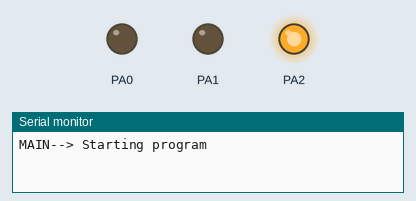
Bench run of a program on a simulated ATmega32, built with avr-gcc and emulated at 16 MHz. Parts: output pins drawn as LEDs (lit = HIGH), the last lines printed to the serial monitor.

Above: at 0.5 s.
At 10.6 s:
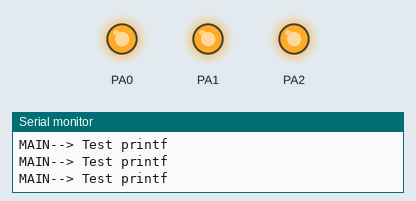
Timing chart, 0 to 12.7 s (numbered marks = the images above):
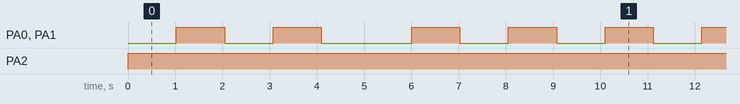

Measured:
- by itself, PA0, PA1: repeats every 11.1 s: LOW 1.0 s, HIGH 1.0 s, LOW 1.9 s, 3 × (HIGH 1.0 s, LOW 1.0 s), HIGH 1.0 s
- by itself, PA2: LOW → HIGH at 0.00 s
- by itself, everything shown: repeats every 11.0 s, in 10 steps

The program:

main.c
```c
// (licence header left out)
#include <stdio.h>
#include <string.h>

#include <led.h>
#include <timers.h>
#include <comm.h>
#include <printf_setup.h>

#define SYSTICK_FREQ 1000 ///< Frequency of the SysTick set at 1kHz.
#define COMM_BAUD_RATE 115200UL ///< Baud rate for communication with PC

void softTimerCallback(void);

#define DEBUG

#ifdef DEBUG
#define print(str, args...) printf("MAIN--> "str"%s",##args,"\r")
#define println(str, args...) printf("MAIN--> "str"%s",##args,"\r\n")
#else
#define print(str, args...) (void)0
#define println(str, args...) (void)0
#endif


/**
 * @brief Main function
 * @return
 */
int main(void) {

  COMM_Init(COMM_BAUD_RATE);

  printfSetup();

  println("Starting program");

  TIMER_Init(SYSTICK_FREQ); // Initialize timer

  // Add a soft timer with callback running every 1000ms
  int8_t timerID = TIMER_AddSoftTimer(1000, softTimerCallback);
  TIMER_StartSoftTimer(timerID);

	LED_Init(LED0); // Add an LED
	LED_Init(LED1); // Add an LED
	LED_Init(LED2); // Add an LED
	LED_ChangeState(LED2, LED_ON);

	while (1) {

	  TIMER_SoftTimersUpdate(); // run timers
	}
}

/**
 * @brief Callback function called on every soft timer overflow
 */
void softTimerCallback(void) {

  LED_Toggle(LED1);
  LED_Toggle(LED0);


  println("Test printf");

}
```

comm.h
```c
// (licence header left out)
#ifndef COMM_H_
#define COMM_H_

#include <inttypes.h>

void    COMM_Init(uint32_t baud);
void    COMM_Putc(uint8_t c);
void    COMM_Puts(const char* s);
uint8_t COMM_Getc(void);
uint8_t COMM_GetFrame(uint8_t* buf, uint8_t* len);

#endif /* COMM_H_ */
```

fat.h
```c
// (licence header left out)
#ifndef FAT_H_
#define FAT_H_

#include <inttypes.h>

int8_t FAT_Init(void (*phyInit)(void),
    uint8_t (*phyReadSectors)(uint8_t* buf, uint32_t sector, uint32_t count),
    uint8_t (*phyWriteSectors)(uint8_t* buf, uint32_t sector, uint32_t count));

#endif /* FAT_H_ */
```

fifo.h
```c
// (licence header left out)
#ifndef FIFO_H_
#define FIFO_H_

#include <inttypes.h>

/**
 * @defgroup  FIFO FIFO
 * @brief     First in first out buffer functions
 */

/**
 * @addtogroup FIFO
 * @{
 */

/**
 * @brief FIFO structure typedef.
 */
typedef struct {
  uint16_t head;   ///< Head
  uint16_t tail;   ///< Tail
  uint8_t* buf;    ///< Pointer to buffer
  uint16_t len;    ///< Maximum length of FIFO
  uint16_t count;  ///< Current number of data elements
} FIFO_TypeDef;

uint8_t FIFO_Add      (FIFO_TypeDef* fifo);
uint8_t FIFO_Push     (FIFO_TypeDef* fifo, uint8_t c);
uint8_t FIFO_Pop      (FIFO_TypeDef* fifo, uint8_t* c);
uint8_t FIFO_IsEmpty  (FIFO_TypeDef* fifo);

/**
 * @}
 */

#endif /* FIFO_H_ */
```

led.h
```c
// (licence header left out)
#ifndef LED_H_
#define LED_H_

/**
 * @defgroup  LED LED
 * @brief     Light Emitting Diode control functions.
 */

/**
 * @addtogroup LED
 * @{
 */

/**
 * @brief LED enum - for identifying an LED.
 */
typedef enum {
  LED0,//!< LED0
  LED1,//!< LED1
  LED2,//!< LED2
  LED3,//!< LED3
  LED4,//!< LED4
  LED5,//!< LED5
  LED6,//!< LED6
  LED7,//!< LED7
  LED8,//!< LED8
  LED9,//!< LED9

} LED_Number_TypeDef;

/**
 * @brief State of an LED.
 */
typedef enum {
  LED_UNUSED, //!< LED_UNUSED LED not initialized
  LED_OFF,    //!< LED_OFF    Turn off LED
  LED_ON,     //!< LED_ON     Turn on LED
} LED_State_TypeDef;

void LED_Init         (LED_Number_TypeDef led);
void LED_Toggle       (LED_Number_TypeDef led);
void LED_ChangeState  (LED_Number_TypeDef led, LED_State_TypeDef state);

/**
 * @}
 */

#endif /* LED_H_ */
```

printf_setup.h
```c
// (licence header left out)
#ifndef APP_INC_PRINTF_SETUP_H_
#define APP_INC_PRINTF_SETUP_H_

void printfSetup(void);

#endif /* APP_INC_PRINTF_SETUP_H_ */
```

sdcard.h
```c
// (licence header left out)
#ifndef SDCARD_H_
#define SDCARD_H_

#include <inttypes.h>

/**
 * @defgroup  SD_CARD SD CARD
 * @brief     SD Card library functions
 */

/**
 * @addtogroup SD_CARD
 * @{
 */

void    SD_Init         (void);
uint8_t SD_ReadBlock    (uint32_t block, uint8_t* buf);
uint8_t SD_ReadSectors  (uint8_t* buf, uint32_t sector, uint32_t count);
uint8_t SD_WriteSectors (uint8_t* buf, uint32_t sector, uint32_t count);

/**
 * @}
 */

#endif /* SDCARD_H_ */
```

timers.h
```c
// (licence header left out)
#ifndef TIMERS_H_
#define TIMERS_H_

#include <inttypes.h>

/**
 * @defgroup  TIMER TIMER
 * @brief     Timing control functions
 */

/**
 * @addtogroup TIMER
 * @{
 */

void      TIMER_Init              (uint32_t freq);
void      TIMER_DelayUS           (uint32_t us);
void      TIMER_Delay             (uint32_t ms);
uint8_t   TIMER_DelayTimer        (uint32_t ms, uint32_t startTime);
int8_t    TIMER_AddSoftTimer      (uint32_t maxVal, void (*fun)(void));
void      TIMER_StartSoftTimer    (uint8_t id);
void      TIMER_SoftTimersUpdate  (void);
uint32_t  TIMER_GetTime           (void);
/**
 * @}
 */

#endif /* TIMERS_H_ */
```

utils.h
```c
// (licence header left out)
#ifndef UTILS_H_
#define UTILS_H_

#include <inttypes.h>

/**
 * @defgroup  UTILS UTILS
 * @brief     Common utility functions and macros
 */

/**
 * @addtogroup UTILS
 * @{
 */

void hexdump(uint8_t* buf, uint32_t length);

/**
 * @}
 */

#endif /* UTILS_H_ */
```

comm.c
```c
// (licence header left out)
#include <comm.h>
#include <fifo.h>
// HAL
#include <stdio.h>
#include <uart.h>

#ifndef DEBUG
  #define DEBUG
#endif

#ifdef DEBUG
  #define print(str, args...) printf("COMM--> "str"%s",##args,"\r")
  #define println(str, args...) printf("COMM--> "str"%s",##args,"\r\n")
#else
  #define print(str, args...) (void)0
  #define println(str, args...) (void)0
#endif

/**
 * @defgroup  COMM COMM
 * @brief     Communication with PC functions.
 */

/**
 * @addtogroup COMM
 * @{
 */

#define COMM_BUF_LEN     128     ///< COMM buffer lengths
#define COMM_TERMINATOR '\r'     ///< COMM frame terminator character

static uint8_t rxBuffer[COMM_BUF_LEN]; ///< Buffer for received data.
static uint8_t txBuffer[COMM_BUF_LEN]; ///< Buffer for transmitted data.

static FIFO_TypeDef rxFifo; ///< RX FIFO
static FIFO_TypeDef txFifo; ///< TX FIFO

static uint8_t gotFrame;  ///< Nonzero signals a new frame (number of received frames)

uint8_t COMM_TxCallback(uint8_t* c);
void    COMM_RxCallback(uint8_t c);

/**
 * @brief Initialize communication terminal interface.
 *
 * @param baud Required baud rate
 */
void COMM_Init(uint32_t baud) {

  // pass baud rate
  // callback for received data and callback for
  // transmitted data
  COMM_HAL_Init(baud, COMM_RxCallback, COMM_TxCallback);

  // Initialize RX FIFO
  rxFifo.buf = rxBuffer;
  rxFifo.len = COMM_BUF_LEN;
  FIFO_Add(&rxFifo);

  // Initialize TX FIFO
  txFifo.buf = txBuffer;
  txFifo.len = COMM_BUF_LEN;
  FIFO_Add(&txFifo);

}

/**
 * @brief Send a char to USART2.
 * @details This function can be called in stubs.c _write
 * function in order for printf to work
 *
 * @param c Char to send.
 */
void COMM_Putc(uint8_t c) {
  // disable IRQ so it doesn't screw up FIFO count - leads to errors in transmission
  COMM_HAL_IrqDisable;

  FIFO_Push(&txFifo,c); // Put data in TX buffer
  COMM_HAL_TxEnable();  // Enable low level transmitter

  // enable IRQ again
  COMM_HAL_IrqEnable;
}
/**
 * @brief Send string to USART
 * @param s String to send
 */
void COMM_Puts(const char* s) {

  while(*s) {
    COMM_Putc(*s++);
  }
  // CR for terminal
  COMM_Putc('\r');
}
/**
 * @brief Get a char from USART2
 * @return Received char.
 * @warning Blocking function! Waits until char is received.
 */
uint8_t COMM_Getc(void) {

  uint8_t c;

  while (FIFO_IsEmpty(&rxFifo) == 1); // wait until buffer is not empty
  // buffer not empty => char was received

//  USART_ITConfig(USART2, USART_IT_RXNE, DISABLE); // disable RX interrupt

  FIFO_Pop(&rxFifo,&c); // Get data from RX buffer

//  USART_ITConfig(USART2, USART_IT_RXNE, ENABLE); // enable RX interrupt

  return c;
}
/**
 * @brief Get a complete frame from USART2 (nonblocking)
 * @param buf Buffer for data (data will be null terminated for easier string manipulation)
 * @param len Length not including terminator character
 * @retval 0 Received frame
 * @retval 1 No frame in buffer
 * @retval 2 Frame error
 * TODO Add maximum length checking so as not to overflow
 */
uint8_t COMM_GetFrame(uint8_t* buf, uint8_t* len) {

  uint8_t c;
  *len = 0; // zero out length variable

  if (gotFrame) {
    while (1) {

      // no more data and terminator wasn't reached => error
      if (FIFO_IsEmpty(&rxFifo)) {
        *len = 0;
        println("Invalid frame");
        return 2;
      }
      FIFO_Pop(&rxFifo, &c);
      buf[(*len)++] = c;

      // if end of frame
      if (c == COMM_TERMINATOR) {
        (*len)--; // length without terminator character
        buf[*len] = 0; // USART terminator character converted to NULL terminator
        break;
      }

    }
    gotFrame--;
    return 0;

  } else {

    return 1;
  }

}
/**
 * @brief Callback for receiving data from PC.
 * @param c Data sent from lower layer software.
 */
void COMM_RxCallback(uint8_t c) {

  uint8_t res = FIFO_Push(&rxFifo, c); // Put data in RX buffer

  // Checking res to ensure no buffer overflow occurred
  if ((c == COMM_TERMINATOR) && (res == 0)) {
    gotFrame++;
  }
}
/**
 * @brief Callback for transmitting data to lower layer
 * @param c Transmitted data
 * @retval 0 There is no more data in buffer (stop transmitting)
 * @retval 1 Valid data in c
 */
uint8_t COMM_TxCallback(uint8_t* c) {

  if (FIFO_Pop(&txFifo, c) == 0) { // If buffer not empty
    return 1;
  } else {
    return 0;
  }

}

/**
 * @}
 */
```

fifo.c
```c
// (licence header left out)
#include <fifo.h>
#include <stdio.h>

#ifndef DEBUG
//  #define DEBUG
#endif

#ifdef DEBUG
  #define print(str, args...) printf("FIFO--> "str"%s",##args,"\r")
  #define println(str, args...) printf("FIFO--> "str"%s",##args,"\r\n")
#else
  #define print(str, args...) (void)0
  #define println(str, args...) (void)0
#endif

/**
 * @addtogroup FIFO
 * @{
 */

/**
 * @brief Add a FIFO.
 *
 * @details To add a FIFO, you need to define a FIFO_TypeDef
 * structure and initialize it with the proper length and
 * buffer pointer. The rest is handled automatically.
 *
 * @param fifo Pointer to FIFO structure
 * @retval 0 FIFO added successfully
 * @retval 1 Error: FIFO length is 0
 */
uint8_t FIFO_Add(FIFO_TypeDef* fifo) {

  if (fifo->len == 0 ) {
    println("Zero FIFO length");
    return 1;
  }

  fifo->tail  = 0;
  fifo->head  = 0;
  fifo->count = 0;

  return 0;
}
/**
 * @brief Pushes data to FIFO.
 * @param fifo Pointer to FIFO structure
 * @param c Data byte
 * @retval 0 Data added
 * @retval 1 Error: FIFO is full
 */
uint8_t FIFO_Push(FIFO_TypeDef* fifo, uint8_t c) {

  // Check for overflow
  if (fifo->count == fifo->len) {
    println("FIFO overflow");
    return 1;
  }

  fifo->buf[fifo->head++] = c; // Put char in buffer
  fifo->count++; // Increase counter


  if (fifo->head == fifo->len) {
    fifo->head = 0; // start from beginning
  }

  return 0;
}
/**
 * @brief Pops data from the FIFO.
 * @param fifo Pointer to FIFO structure
 * @param c data
 * @retval 0 Got valid data
 * @retval 1 Error: FIFO is empty
 */
uint8_t FIFO_Pop(FIFO_TypeDef* fifo, uint8_t* c) {

  // If FIFO is empty
  if (fifo->count == 0) {
    println("FIFO is empty");
    return 1;
  }
  *c = fifo->buf[fifo->tail++];
  fifo->count--;

  if (fifo->tail == fifo->len) {
    fifo->tail = 0; // start from beginning
  }

  return 0;
}
/**
 * @brief Checks whether the FIFO is empty.
 * @param fifo Pointer to FIFO structure
 * @retval 1 FIFO is empty
 * @retval 0 FIFO is not empty
 */
uint8_t FIFO_IsEmpty(FIFO_TypeDef* fifo) {

  if (fifo->count == 0) {
    return 1;
  }

  return 0;
}

/**
 * @}
 */
```

led.c
```c
// (licence header left out)
#include <stdio.h>
#include <led.h>
#include <led_hal.h>

#ifndef DEBUG
  #define DEBUG
#endif

#ifdef DEBUG
  #define print(str, args...) printf("LED--> "str"%s",##args,"\r")
  #define println(str, args...) printf("LED--> "str"%s",##args,"\r\n")
#else
  #define print(str, args...) (void)0
  #define println(str, args...) (void)0
#endif

/**
 * @addtogroup LED
 * @{
 */

static LED_State_TypeDef ledState[MAX_LEDS]; ///< States of the LEDs (MAX_LEDS is hardware dependent)

/**
 * @brief Add an LED.
 * @param led LED init structure.
 */
void LED_Init(LED_Number_TypeDef led) {

  // Check if LED number is correct.
  if (led >= MAX_LEDS) {
    println("Error: Incorrect LED number %d!", (int)led);
    return;
  }

  LED_HAL_Init(led);
  ledState[led] = LED_OFF; // LED initially off
}

/**
 * @brief Change the state of an LED.
 * @param led LED number.
 * @param state New state.
 */
void LED_ChangeState(LED_Number_TypeDef led, LED_State_TypeDef state) {

  if (led >= MAX_LEDS) {
    println("Error: Incorrect LED number %d!", (int)led);
    return;
  }

  if (ledState[led] == LED_UNUSED) {
    println("Error: Uninitialized LED %d!", (int)led);
    return;
  } else {
    if (state == LED_OFF) {
      LED_HAL_ChangeState(led, 0); // turn off LED
    } else if (state == LED_ON) {
      LED_HAL_ChangeState(led, 1); // light up LED
    }
  }

  ledState[led] = state; // update LED state
}

/**
 * @brief Toggle an LED.
 * @param led LED number.
 */
void LED_Toggle(LED_Number_TypeDef led) {

  if (led >= MAX_LEDS) {
    println("Error: Incorrect LED number %d!", (int)led);
    return;
  }

  if (ledState[led] == LED_UNUSED) {
    println("Error: Uninitialized LED %d!", (int)led);
    return;
  } else {
    if (ledState[led] == LED_OFF) {
      ledState[led] = LED_ON;
    } else if (ledState[led] == LED_ON) {
      ledState[led]= LED_OFF;
    }
    LED_HAL_Toggle(led);
  }
}

/**
 * @}
 */
```

printf_setup.c
```c
// (licence header left out)
#include <comm.h>
#include <stdio.h>

static int printfWrite(char c, FILE *stream);

/**
 * @brief This setups the stream for printf with a function
 * which sends data on the USART.
 */
static FILE mystdout = FDEV_SETUP_STREAM(printfWrite, NULL, _FDEV_SETUP_WRITE);

/**
 * @brief This function sends data to the USART.
 * @param c Character to send
 * @param stream Stream
 * @return
 * TODO Check what we can do with stream param
 */
static int printfWrite(char c, FILE *stream) {
  COMM_Putc(c);
  return 0;
}
/**
 * @brief This function sets the stdout stream to
 * point to our USART stream.
 */
void printfSetup(void) {
  stdout = &mystdout;
}
```

utils.c
```c
// (licence header left out)
#include <utils.h>
#include <stdio.h>
#include <timers.h>

/**
 * @addtogroup UTILS
 * @{
 */

/**
 * @brief Send data in hex format to terminal.
 * @param buf Data buffer.
 * @param length Number of bytes to send.
 * @warning Uses blocking delays so as not to overflow buffer.
 */
void hexdump(uint8_t* buf, uint32_t length) {

  uint32_t i = 0;

  while (length--) {

    printf("%02x ", buf[i]);

    i++;
    // new line every 16 chars
    if ((i % 16) == 0) {
      printf("\r\n");
    }
    // delay every 50 chars
    if ((i % 50) == 0) {
      TIMER_Delay(100); // Delay so as not to overflow buffer
    }
  }
}

/**
 * @}
 */
```

led_hal.h
```c
// (licence header left out)
#ifndef LED_HAL_H_
#define LED_HAL_H_

#include <inttypes.h>


/**
 * @defgroup  LED_HAL LED_HAL
 * @brief     HAL - Light Emitting Diode control functions.
 */

/**
 * @addtogroup LED_HAL
 * @{
 */
#ifdef __AVR_ATmega32__
  #define MAX_LEDS    4 ///< Maximum number of LEDs available in design
#elif defined __AVR_ATmega8__
  #define MAX_LEDS    2 ///< Maximum number of LEDs available in design
#endif

void LED_HAL_Init         (uint8_t led);
void LED_HAL_Toggle       (uint8_t led);
void LED_HAL_ChangeState  (uint8_t led, uint8_t state);

/**
 * @}
 */

#endif /* LED_HAL_H_ */
```

spi1.h
```c
// (licence header left out)
#ifndef SPI_H_
#define SPI_H_

#include <inttypes.h>

/**
 * @defgroup  SPI1 SPI1
 * @brief     SPI1 control functions
 */

/**
 * @addtogroup SPI1
 * @{
 */

uint8_t SPI1_Transmit       (uint8_t data);
void    SPI1_Init           (void);
void    SPI1_Select         (void);
void    SPI1_Deselect       (void);
void    SPI1_ReadBuffer     (uint8_t* buf, uint32_t len);
void    SPI1_SendBuffer     (uint8_t* buf, uint32_t len);
void    SPI1_TransmitBuffer (uint8_t* rx_buf, uint8_t* tx_buf, uint32_t len);

/**
 * @}
 */

#endif /* SPI_H_ */
```

systick.h
```c
// (licence header left out)
#ifndef SYSTICK_H_
#define SYSTICK_H_

#include <inttypes.h>


/**
 * @defgroup  SYSTICK SYSTICK
 * @brief     SYSTICK control functions.
 */

/**
 * @addtogroup SYSTICK
 * @{
 */
void      SYSTICK_Init    (uint32_t freq);
uint32_t  SYSTICK_GetTime (void);

/**
 * @}
 */

#endif /* SYSTICK_H_ */
```

uart.h
```c
// (licence header left out)
#ifndef UART_H_
#define UART_H_

#include <inttypes.h>
#include <avr/interrupt.h> // for sei and cli
/**
 * @defgroup  USART2 USART2
 * @brief     USART2 low level functions
 */

/**
 * @addtogroup USART2
 * @{
 */

void    UART_Init(uint32_t baud, void(*rxCb)(uint8_t), uint8_t(*txCb)(uint8_t*));
void    UART_TxEnable(void);

// HAL functions for use in higher level
#define COMM_HAL_Init     UART_Init
#define COMM_HAL_TxEnable UART_TxEnable
#define COMM_HAL_IrqEnable  sei()
#define COMM_HAL_IrqDisable cli()

/**
 * @}
 */

#endif /* UART_H_ */
```

systick.c
```c
// (licence header left out)
#include <systick.h>
#include <avr/io.h>
#include <avr/interrupt.h>

/**
 * @defgroup  SYSTICK SYSTICK
 * @brief     SYSTICK control functions.
 */

/**
 * @addtogroup SYSTICK
 * @{
 */

static volatile uint32_t sysTicks;  ///< Delay timer.

/**
 * @brief Initialize the SysTick with a given frequency
 * @param freq SysTick frequency
 * TODO Set desired frequency
 */
void SYSTICK_Init(uint32_t freq) {

  // board is running at 16 MHz
  TCCR0 = (1<<CS01) | (1<<CS00); // prescaler 64
  TIMSK = (1<<TOIE0); // enable overflow interrupt

  sei(); // enable interrupts to start counting time
}
/**
 * @brief Get the system time
 * @return System time.
 */
uint32_t SYSTICK_GetTime(void) {
  return sysTicks;
}

/**
 * @brief Interrupt handler for SysTick.
 * @param TIMER0_OVF_vect
 */
ISR(TIMER0_OVF_vect) {

  sysTicks++; // Update system time

}

/**
 * @}
 */
```

Source omitted: fat.c (20910 bytes), sdcard.c (13466 bytes), timers.c (6001 bytes), led_hal.c (1949 bytes), spi1.c (4220 bytes), uart.c (2480 bytes)
